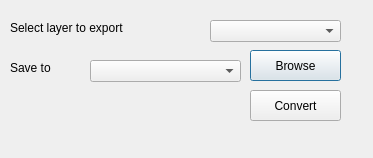
<?xml version="1.0" encoding="UTF-8"?>
<ui version="4.0">
 <class>Dialog</class>
 <widget class="QDialog" name="Dialog">
  <property name="geometry">
   <rect>
    <x>0</x>
    <y>0</y>
    <width>373</width>
    <height>158</height>
   </rect>
  </property>
  <property name="windowTitle">
   <string>Dialog</string>
  </property>
  <widget class="QLabel" name="label">
   <property name="geometry">
    <rect>
     <x>10</x>
     <y>20</y>
     <width>121</width>
     <height>16</height>
    </rect>
   </property>
   <property name="text">
    <string>Select layer to export</string>
   </property>
  </widget>
  <widget class="QComboBox" name="comboBox">
   <property name="geometry">
    <rect>
     <x>210</x>
     <y>20</y>
     <width>131</width>
     <height>22</height>
    </rect>
   </property>
  </widget>
  <widget class="QPushButton" name="pushButton_2">
   <property name="geometry">
    <rect>
     <x>250</x>
     <y>50</y>
     <width>91</width>
     <height>31</height>
    </rect>
   </property>
   <property name="text">
    <string>Browse</string>
   </property>
  </widget>
  <widget class="QLabel" name="label_2">
   <property name="geometry">
    <rect>
     <x>10</x>
     <y>60</y>
     <width>121</width>
     <height>16</height>
    </rect>
   </property>
   <property name="text">
    <string>Save to</string>
   </property>
  </widget>
  <widget class="QPushButton" name="pushButton">
   <property name="geometry">
    <rect>
     <x>250</x>
     <y>90</y>
     <width>91</width>
     <height>31</height>
    </rect>
   </property>
   <property name="text">
    <string>Convert</string>
   </property>
  </widget>
  <widget class="QComboBox" name="comboBox_2">
   <property name="geometry">
    <rect>
     <x>90</x>
     <y>60</y>
     <width>151</width>
     <height>22</height>
    </rect>
   </property>
  </widget>
 </widget>
 <resources/>
 <connections/>
</ui>
